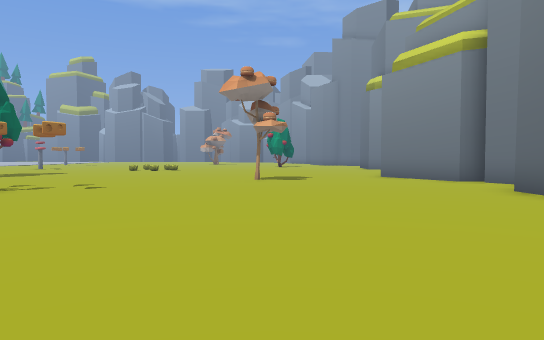
View 1 (above)

24 first-person views from a walk through a level from a Godot 3-D game. The camera is 1.3 m above the floor, tilts 2° down and sees 70° across. The floor is counted in squares, 2 m on a side. Each view is taken from the middle of a square. On the plan, view 1 faces up. The plan holds only what a view shows up to about 11 squares ahead; the rest is blank. The place goes on beyond the plan. Some surface patterns are stand-ins.

View 2
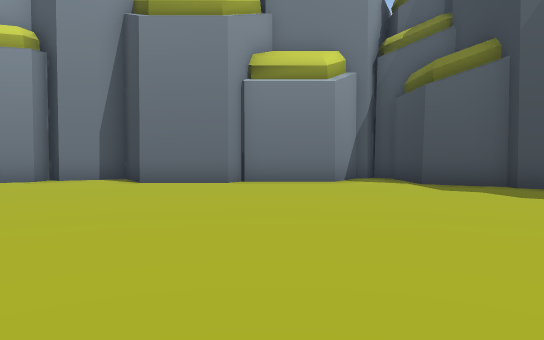

View 3
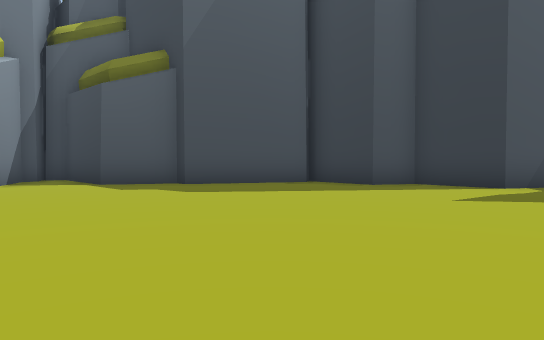

View 4
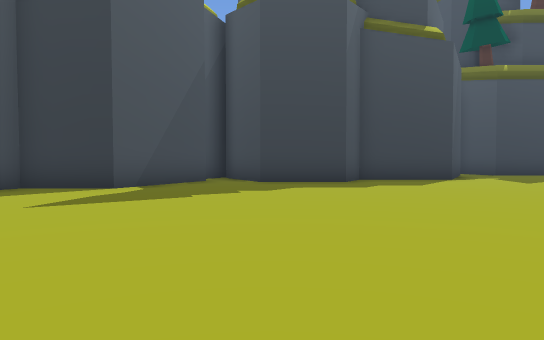

View 5
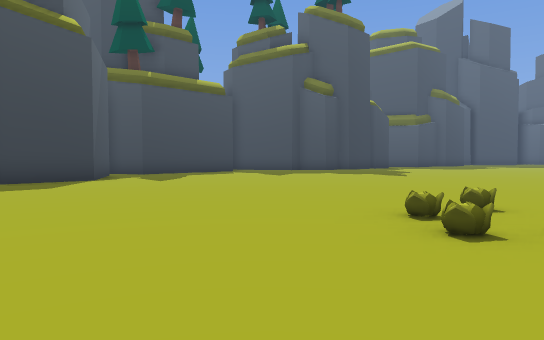

View 6
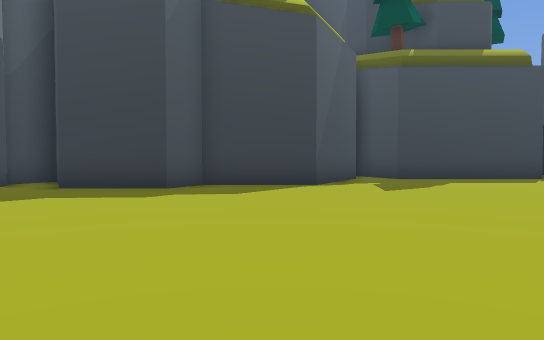

View 7
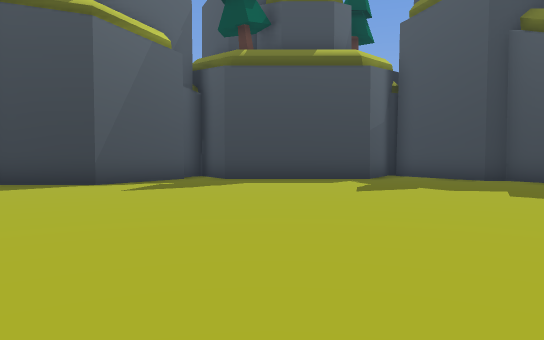

View 8
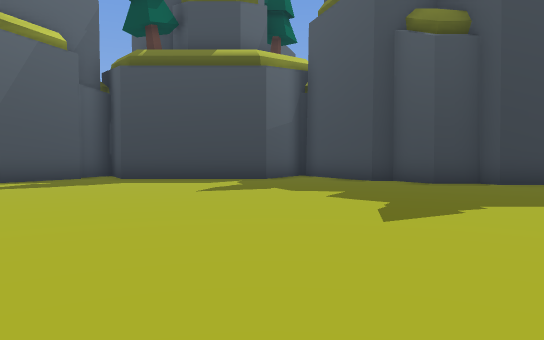

View 9
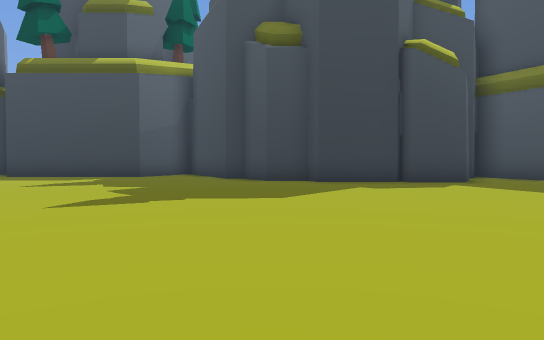

View 10
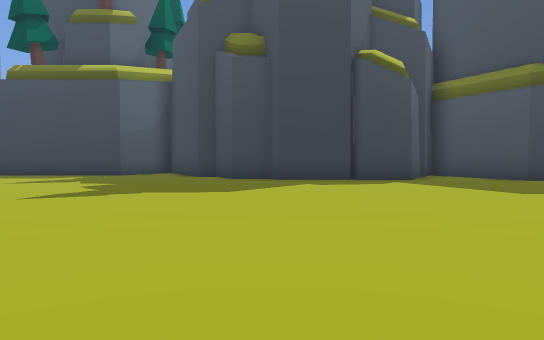

View 11
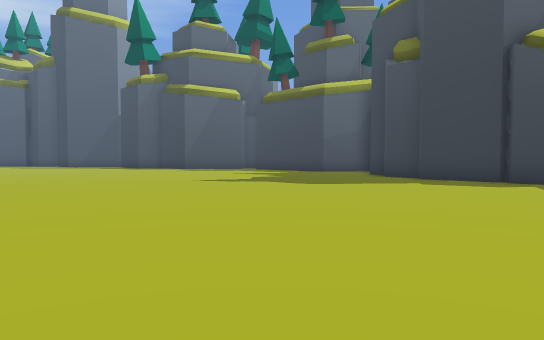

View 12
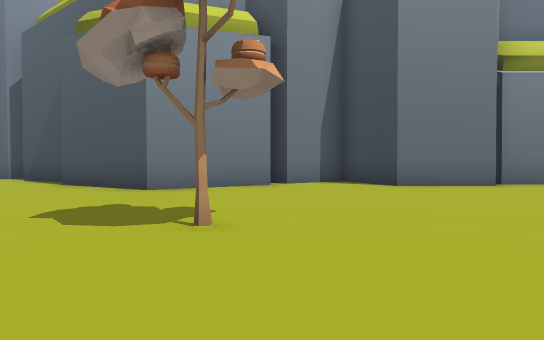

View 13
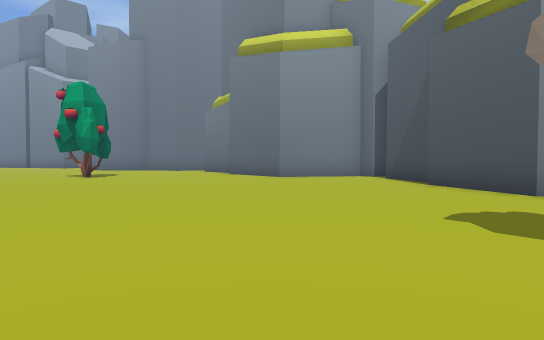

View 14
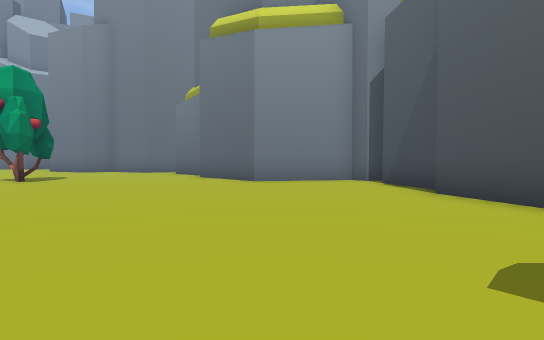

View 15
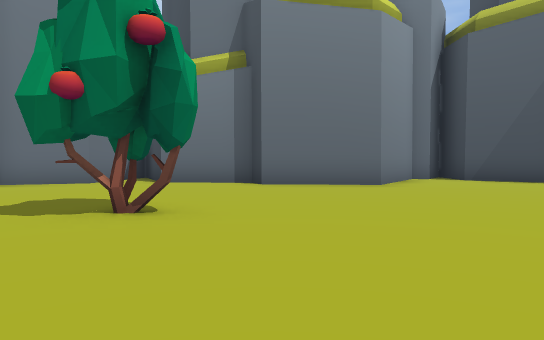

View 16
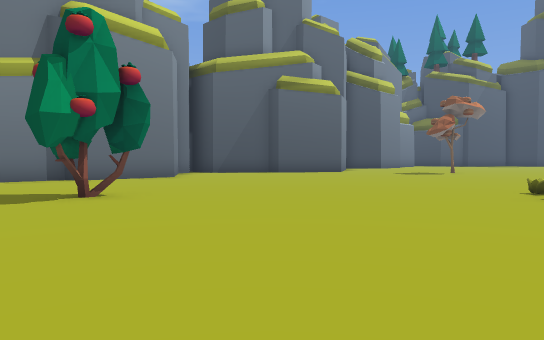

View 17
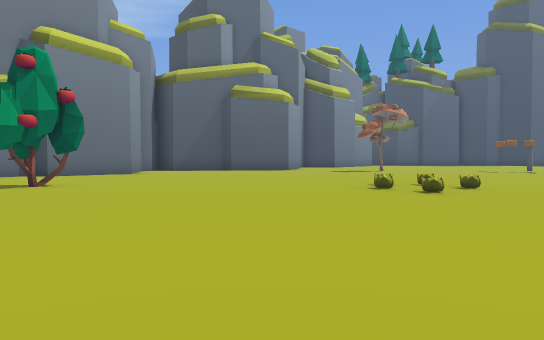

View 18
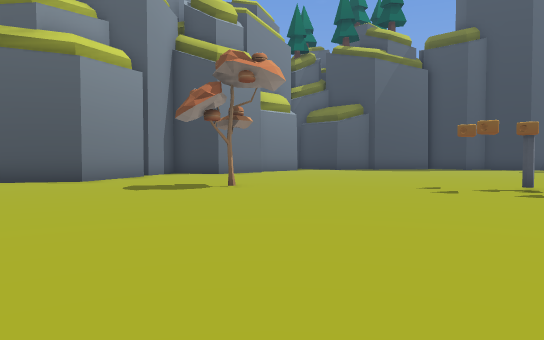

View 19
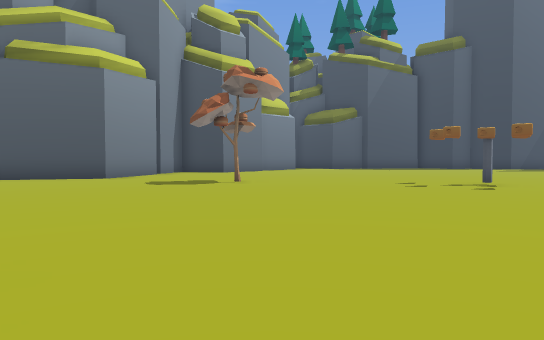

View 20
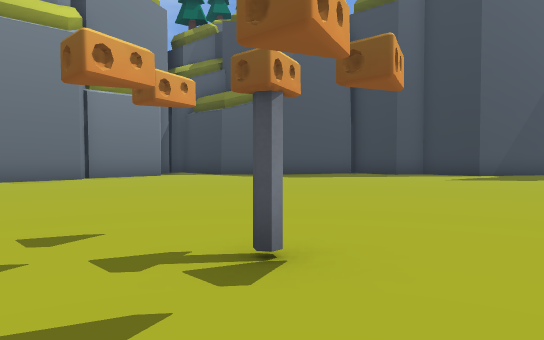

View 21
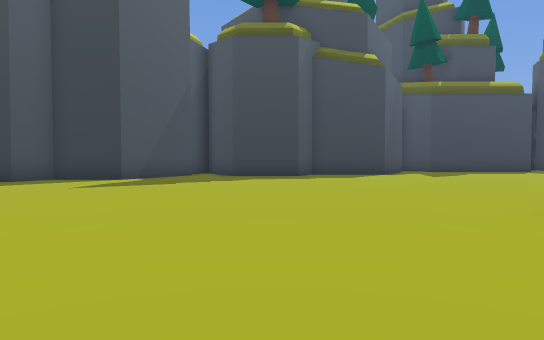

View 22
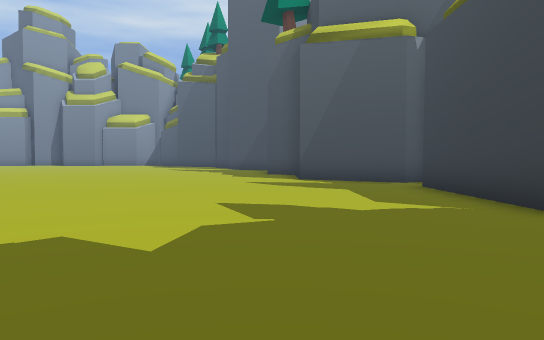

View 23
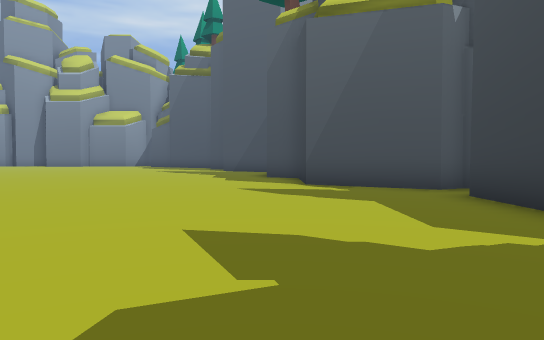

View 24
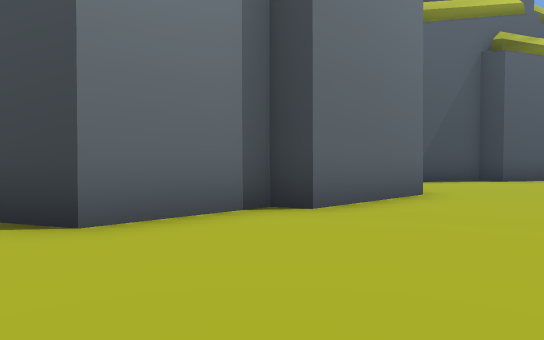

### Floor plan
Points are (right, up) in squares from view 1. A wall is a line through its corners. A room is listed if a view was taken in it or the views show most of it. See-through windows are left out.
Room 1 (views 1, 2, 3, 4, 5, 6, 7, 8, 9, 10, 11, 12, 13, 14, 15, 16, 17, 18, 19, 20, 21, 22, 23, 24)
walls: (-4.2, -7.3) (-2.8, -4.8) (-0.9, -4.8) (-0.4, -3.9) (1.6, -3.9); (3.2, -1) (4.1, 0.5) (6.4, 0.5); (1.3, -3.7) (2.9, -0.9); (0.3, 23) (0.4, 23.5); (-12.5, -10.3) (-11, -7.8) (-8.4, -7.8) (-7.9, -6.8) (-5.7, -6.8) (-4.7, -8.6); (0.5, 23.8) (0, 24.2); (-4.5, -9) (-3.9, -7.9); (1, 23.6) (0.4, 23.7); (6.4, 1.1) (6.4, 1.5) (4.9, 2.4) (4.9, 4.8) (4.4, 5.2) (4.5, 7.2) (6.1, 8.2) (5.3, 9.6) (5.5, 10) (4.8, 10) (3.5, 12.4) (4.8, 14.8) (5.4, 14.8) (6.5, 16.7); (6.6, 18.3) (4.9, 19.5) (5, 22.2) (5.5, 22.5) (5.7, 24.8) (6.6, 25.2); (-25.5, -7.6) (-25.3, -8); (-27.5, -8.8) (-26.9, -7.8) (-23.2, -7.8) (-22.9, -8.2) (-21.9, -8.2) (-21.2, -9.3) (-20.7, -9.3) (-20.3, -10); (6.4, 26.2) (5.3, 26.4)

Positions as (right, up) in squares from view 1, and headings:
1: (0, 0), facing up
2: (-5, 4), facing right
3: (-5, 4), facing down-right
4: (-6, 3), facing down
5: (-7, 3), facing down-left
6: (-10, 1), facing down
7: (-15, 1), facing down
8: (-18, 1), facing down
9: (-22, 2), facing down
10: (-23, 3), facing down
11: (-28, 3), facing down-right
12: (-4, 10), facing right
13: (-4, 11), facing up-right
14: (-2, 12), facing up-right
15: (-4, 22), facing right
16: (-6, 26), facing down-right
17: (-9, 26), facing down-right
18: (-7, 16), facing down-right
19: (-8, 17), facing down-right
20: (-7, 9), facing down-right
21: (-7, 6), facing down
22: (-22, -7), facing right
23: (-20, -7), facing right
24: (2, 26), facing down-right
